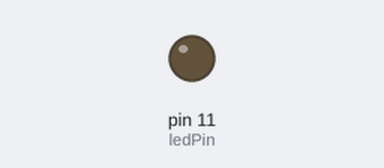
This sketch was run on a simulated Arduino Uno, built with avr-gcc and run on an emulated ATmega328P. Parts: output pins drawn as LEDs (lit = HIGH).

Above: at 1.6 s.
At 4.6 s:
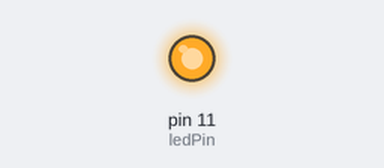
Timing chart, 0 to 12.2 s (numbered marks = the images above):
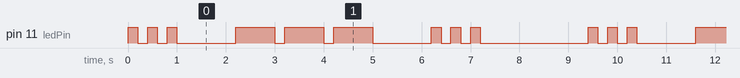

Measured:
- by itself, pin 11 (ledPin): repeats every 9.4 s: 2 × (LOW 0.20 s, HIGH 0.20 s), LOW 1.2 s, 2 × (HIGH 0.80 s, LOW 0.20 s), HIGH 0.80 s, LOW 1.2 s, 2 × (HIGH 0.20 s, LOW 0.20 s), HIGH 0.20 s, LOW 2.2 s, HIGH 0.20 s
- by itself, everything shown: repeats every 9.4 s, in 18 steps

The sketch:

Bits_Atoms_3.ino
```cpp
#define ledPin 11

void setup() {
  pinMode(ledPin,OUTPUT);
}

void threeshortblinks() {
  digitalWrite(ledPin,HIGH);
  delay(200);
  digitalWrite(ledPin,LOW);
  delay(200);
  digitalWrite(ledPin,HIGH);
  delay(200);
  digitalWrite(ledPin,LOW);
  delay(200);
  digitalWrite(ledPin,HIGH);
  delay(200);
  digitalWrite(ledPin,LOW);
  delay(1200);
}

void threelongblinks() {
  digitalWrite(ledPin,HIGH);
  delay(800);
  digitalWrite(ledPin,LOW);
  delay(200);
  digitalWrite(ledPin,HIGH);
  delay(800);
  digitalWrite(ledPin,LOW);
  delay(200);
  digitalWrite(ledPin,HIGH);
  delay(800);
  digitalWrite(ledPin,LOW);
  delay(1200);
}

void loop() {
  threeshortblinks();
  threelongblinks();
  threeshortblinks();
  digitalWrite(ledPin,LOW);
  delay(1000);
}
```
